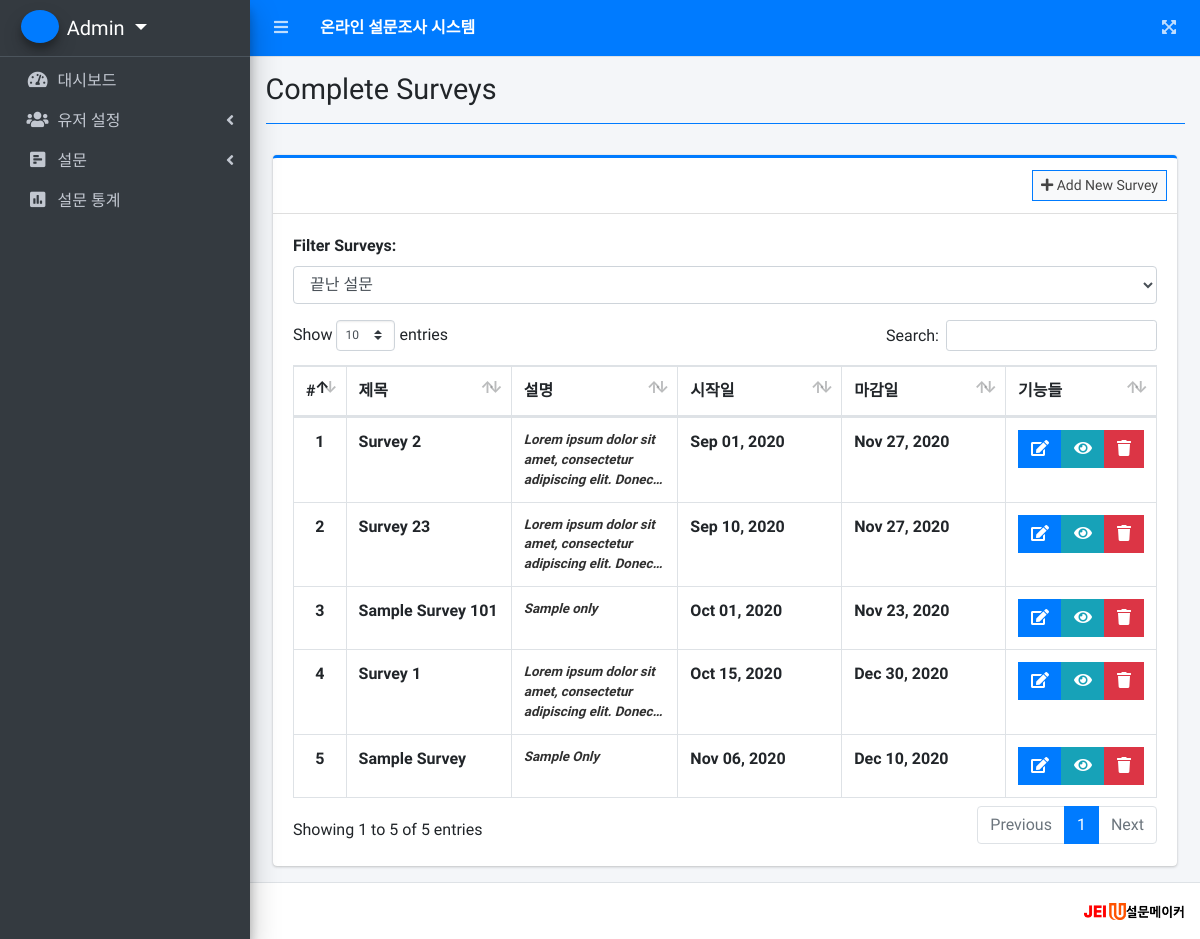
The page /index.php?page=complete_surveys (signed in) on the database its author committed.
### tables this page shows
CREATE TABLE `survey_set` (
  `id` int(30) NOT NULL,
  `title` varchar(200) NOT NULL,
  `description` text NOT NULL,
  `user_id` int(30) NOT NULL,
  `start_date` date NOT NULL,
  `end_date` date NOT NULL,
  `date_created` datetime NOT NULL DEFAULT current_timestamp()
);

### complete_surveys.php (the view, shortened to what this page needs)
<?php include'db_connect.php' ?>
<div class="col-lg-12">
	<div class="card card-outline card-primary">
		<div class="card-header">
			<div class="card-tools">
				<a class="btn btn-block btn-sm btn-default btn-flat border-primary" href="./index.php?page=new_survey"><i class="fa fa-plus"></i> Add New Survey</a>
			</div>
		</div>
		<div class="card-body">
			<div class="form-group">
                <label for="survey_filter">Filter Surveys:</label>
                <select id="survey_filter" class="form-control">
                    <option value="complete_surveys" <?php echo (basename($_SERVER['PHP_SELF']) == 'index.php' && $_GET['page'] == 'complete_surveys') ? 'selected' : ''; ?>>끝난 설문</option>
                </select>
            </div>
			<table class="table table-hover table-bordered" id="list">
				<colgroup>
					<col width="5%">
					<col width="20%">
					<col width="20%">
					<col width="20%">
					<col width="20%">
					<col width="15%">
				</colgroup>
				<thead>
					<tr>
						<th class="text-center">#</th>
						<th>제목</th>
						<th>설명</th>
						<th>시작일</th>
						<th>마감일</th>
						<th>기능들</th>
					</tr>
				</thead>
				<tbody>
					<?php
					$i = 1;
					$qry = $conn->query("SELECT * FROM survey_set WHERE end_date < NOW() ORDER BY start_date ASC");
					while($row = $qry->fetch_assoc()):
					?>
					<tr>
						<th class="text-center"><?php echo $i++ ?></th>
						<td><b><?php echo ucwords($row['title']) ?></b></td>
						<td><b class="truncate"><?php echo $row['description'] ?></b></td>
						<td><b><?php echo date("M d, Y", strtotime($row['start_date'])) ?></b></td>
						<td><b><?php echo date("M d, Y", strtotime($row['end_date'])) ?></b></td>
						<td class="text-center">
		                    <div class="btn-group">
		                        <a href="./index.php?page=edit_survey&id=<?php echo $row['id'] ?>" class="btn btn-primary btn-flat">
		                          <i class="fas fa-edit"></i>
		                        </a>
		                        <a href="./index.php?page=view_survey&id=<?php echo $row['id'] ?>" class="btn btn-info btn-flat">
		                          <i class="fas fa-eye"></i>
		                        </a>
		                        <button type="button" class="btn btn-danger btn-flat delete_survey" data-id="<?php echo $row['id'] ?>">
		                          <i class="fas fa-trash"></i>
		                        </button>
	                      </div>
						</td>
					</tr>
					<?php endwhile; ?>
				</tbody>
			</table>
		</div>
	</div>
</div>

### rows shown on the page
survey_set: title "Survey 2", description "Lorem ipsum dolor sit amet, consectetur adipiscing elit.…", start_date "Sep 01, 2020", end_date "Nov 27, 2020"
survey_set: title "Survey 23", description "Lorem ipsum dolor sit amet, consectetur adipiscing elit.…", start_date "Sep 10, 2020", end_date "Nov 27, 2020"
survey_set: title "Sample Survey 101", description "Sample only", start_date "Oct 01, 2020", end_date "Nov 23, 2020"
survey_set: title "Survey 1", description "Lorem ipsum dolor sit amet, consectetur adipiscing elit.…", start_date "Oct 15, 2020", end_date "Dec 30, 2020"
survey_set: title "Sample Survey", description "Sample Only", start_date "Nov 06, 2020", end_date "Dec 10, 2020"

### other values the page prints
$_SESSION['login_firstname'].' '.$_SESSION['login_lastname'] "Admin"
$title "Complete Surveys"
